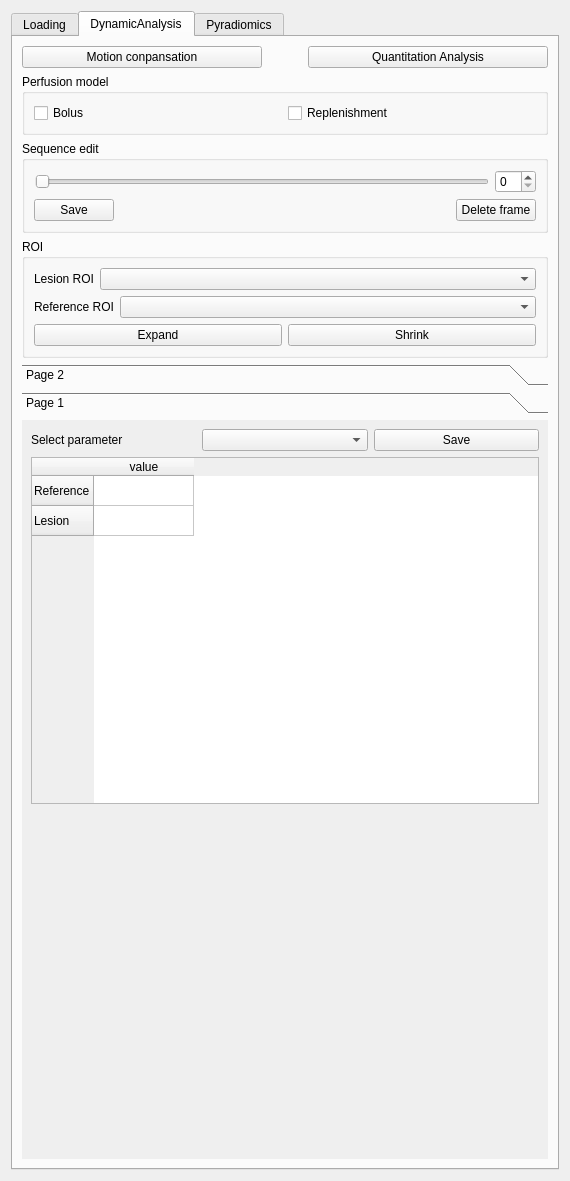
<?xml version="1.0" encoding="UTF-8"?>
<ui version="4.0">
 <class>USToolKitViewControls</class>
 <widget class="QWidget" name="USToolKitViewControls">
  <property name="geometry">
   <rect>
    <x>0</x>
    <y>0</y>
    <width>514</width>
    <height>1181</height>
   </rect>
  </property>
  <property name="windowTitle">
   <string>Form</string>
  </property>
  <layout class="QVBoxLayout" name="verticalLayout">
   <item>
    <widget class="QTabWidget" name="tabWidget">
     <property name="currentIndex">
      <number>1</number>
     </property>
     <widget class="QWidget" name="tab">
      <attribute name="title">
       <string>Loading</string>
      </attribute>
      <layout class="QVBoxLayout" name="verticalLayout_3">
       <item>
        <layout class="QVBoxLayout" name="verticalLayout_19">
         <item>
          <layout class="QGridLayout" name="gridLayout">
           <item row="0" column="0">
            <widget class="QPushButton" name="USLoadSingleDiocmButton">
             <property name="minimumSize">
              <size>
               <width>0</width>
               <height>70</height>
              </size>
             </property>
             <property name="text">
              <string>LoadSingleDICOM</string>
             </property>
            </widget>
           </item>
           <item row="0" column="1">
            <widget class="QPushButton" name="pushButton_3">
             <property name="minimumSize">
              <size>
               <width>0</width>
               <height>70</height>
              </size>
             </property>
             <property name="text">
              <string>LoadSingleNifty</string>
             </property>
            </widget>
           </item>
           <item row="1" column="0">
            <widget class="QPushButton" name="USLoadDynamicDicomButton">
             <property name="minimumSize">
              <size>
               <width>0</width>
               <height>70</height>
              </size>
             </property>
             <property name="text">
              <string>LoadDynamiciDICOM</string>
             </property>
            </widget>
           </item>
           <item row="1" column="1">
            <widget class="QPushButton" name="pushButton_10">
             <property name="minimumSize">
              <size>
               <width>0</width>
               <height>70</height>
              </size>
             </property>
             <property name="text">
              <string>LoadMultiNifty</string>
             </property>
            </widget>
           </item>
          </layout>
         </item>
         <item>
          <spacer name="verticalSpacer">
           <property name="orientation">
            <enum>Qt::Vertical</enum>
           </property>
           <property name="sizeType">
            <enum>QSizePolicy::Fixed</enum>
           </property>
           <property name="sizeHint" stdset="0">
            <size>
             <width>17</width>
             <height>28</height>
            </size>
           </property>
          </spacer>
         </item>
         <item>
          <widget class="QGroupBox" name="groupBox_4">
           <property name="title">
            <string>Header info</string>
           </property>
           <layout class="QVBoxLayout" name="verticalLayout_6">
            <item>
             <widget class="QListView" name="listView"/>
            </item>
           </layout>
          </widget>
         </item>
        </layout>
       </item>
      </layout>
     </widget>
     <widget class="QWidget" name="widget">
      <attribute name="title">
       <string>DynamicAnalysis</string>
      </attribute>
      <layout class="QVBoxLayout" name="verticalLayout_15">
       <item>
        <layout class="QVBoxLayout" name="verticalLayout_14">
         <item>
          <layout class="QHBoxLayout" name="horizontalLayout">
           <item>
            <widget class="QPushButton" name="pushButton_13">
             <property name="text">
              <string>Motion conpansation</string>
             </property>
            </widget>
           </item>
           <item>
            <spacer name="horizontalSpacer_9">
             <property name="orientation">
              <enum>Qt::Horizontal</enum>
             </property>
             <property name="sizeType">
              <enum>QSizePolicy::Maximum</enum>
             </property>
             <property name="sizeHint" stdset="0">
              <size>
               <width>40</width>
               <height>20</height>
              </size>
             </property>
            </spacer>
           </item>
           <item>
            <widget class="QPushButton" name="USQuantitationButton">
             <property name="text">
              <string>Quantitation Analysis</string>
             </property>
            </widget>
           </item>
          </layout>
         </item>
         <item>
          <widget class="QGroupBox" name="groupBox_2">
           <property name="title">
            <string>Perfusion model</string>
           </property>
           <layout class="QVBoxLayout" name="verticalLayout_11">
            <item>
             <layout class="QGridLayout" name="gridLayout_3">
              <item row="0" column="0">
               <widget class="QCheckBox" name="DCEUSDynamicCheckbox">
                <property name="text">
                 <string>Bolus</string>
                </property>
                <property name="autoExclusive">
                 <bool>true</bool>
                </property>
               </widget>
              </item>
              <item row="0" column="1">
               <widget class="QCheckBox" name="DCEUSStaticCheckbox">
                <property name="text">
                 <string>Replenishment</string>
                </property>
                <property name="autoExclusive">
                 <bool>true</bool>
                </property>
               </widget>
              </item>
             </layout>
            </item>
           </layout>
          </widget>
         </item>
         <item>
          <widget class="QGroupBox" name="ColorUSGroupBox">
           <property name="title">
            <string>Sequence edit</string>
           </property>
           <layout class="QVBoxLayout" name="verticalLayout_12">
            <item>
             <layout class="QHBoxLayout" name="horizontalLayout_10">
              <item>
               <spacer name="horizontalSpacer_10">
                <property name="orientation">
                 <enum>Qt::Horizontal</enum>
                </property>
                <property name="sizeType">
                 <enum>QSizePolicy::Fixed</enum>
                </property>
                <property name="sizeHint" stdset="0">
                 <size>
                  <width>1</width>
                  <height>20</height>
                 </size>
                </property>
               </spacer>
              </item>
              <item>
               <widget class="QSlider" name="horizontalSlider">
                <property name="orientation">
                 <enum>Qt::Horizontal</enum>
                </property>
               </widget>
              </item>
              <item>
               <widget class="QSpinBox" name="spinBox"/>
              </item>
             </layout>
            </item>
            <item>
             <layout class="QHBoxLayout" name="horizontalLayout_5">
              <item>
               <widget class="QPushButton" name="pushButton_4">
                <property name="text">
                 <string>Save</string>
                </property>
               </widget>
              </item>
              <item>
               <spacer name="horizontalSpacer_5">
                <property name="orientation">
                 <enum>Qt::Horizontal</enum>
                </property>
                <property name="sizeHint" stdset="0">
                 <size>
                  <width>40</width>
                  <height>20</height>
                 </size>
                </property>
               </spacer>
              </item>
              <item>
               <widget class="QPushButton" name="pushButton_14">
                <property name="text">
                 <string>Delete frame</string>
                </property>
               </widget>
              </item>
             </layout>
            </item>
           </layout>
          </widget>
         </item>
         <item>
          <widget class="QGroupBox" name="groupBox_3">
           <property name="title">
            <string>ROI</string>
           </property>
           <layout class="QVBoxLayout" name="verticalLayout_13">
            <item>
             <layout class="QFormLayout" name="formLayout_2">
              <item row="0" column="0">
               <widget class="QLabel" name="label_5">
                <property name="text">
                 <string>Lesion ROI</string>
                </property>
               </widget>
              </item>
              <item row="0" column="1">
               <widget class="QComboBox" name="comboBox"/>
              </item>
             </layout>
            </item>
            <item>
             <layout class="QFormLayout" name="formLayout">
              <item row="0" column="0">
               <widget class="QLabel" name="label_7">
                <property name="text">
                 <string>Reference ROI</string>
                </property>
               </widget>
              </item>
              <item row="0" column="1">
               <widget class="QComboBox" name="comboBox_3"/>
              </item>
             </layout>
            </item>
            <item>
             <layout class="QHBoxLayout" name="horizontalLayout_12">
              <item>
               <widget class="QPushButton" name="pushButton">
                <property name="text">
                 <string>Expand</string>
                </property>
               </widget>
              </item>
              <item>
               <widget class="QPushButton" name="pushButton_7">
                <property name="text">
                 <string>Shrink</string>
                </property>
               </widget>
              </item>
             </layout>
            </item>
           </layout>
          </widget>
         </item>
         <item>
          <widget class="QToolBox" name="toolBox">
           <property name="toolTip">
            <string>&lt;html&gt;&lt;head/&gt;&lt;body&gt;&lt;p&gt;&lt;br/&gt;&lt;/p&gt;&lt;/body&gt;&lt;/html&gt;</string>
           </property>
           <property name="currentIndex">
            <number>1</number>
           </property>
           <widget class="QWidget" name="TIC">
            <property name="geometry">
             <rect>
              <x>0</x>
              <y>0</y>
              <width>470</width>
              <height>760</height>
             </rect>
            </property>
            <attribute name="label">
             <string>Page 2</string>
            </attribute>
            <layout class="QVBoxLayout" name="verticalLayout_9">
             <item>
              <widget class="QGroupBox" name="groupBox">
               <property name="title">
                <string>Signal curve</string>
               </property>
               <layout class="QVBoxLayout" name="verticalLayout_2">
                <item>
                 <widget class="QmitkPlotWidget" name="widgetPlot" native="true">
                  <property name="enabled">
                   <bool>true</bool>
                  </property>
                  <property name="sizePolicy">
                   <sizepolicy hsizetype="MinimumExpanding" vsizetype="MinimumExpanding">
                    <horstretch>0</horstretch>
                    <verstretch>0</verstretch>
                   </sizepolicy>
                  </property>
                  <property name="minimumSize">
                   <size>
                    <width>0</width>
                    <height>400</height>
                   </size>
                  </property>
                 </widget>
                </item>
                <item>
                 <layout class="QHBoxLayout" name="horizontalLayout_2">
                  <item>
                   <widget class="QPushButton" name="pushButton_6">
                    <property name="text">
                     <string>Save</string>
                    </property>
                   </widget>
                  </item>
                  <item>
                   <spacer name="horizontalSpacer">
                    <property name="orientation">
                     <enum>Qt::Horizontal</enum>
                    </property>
                    <property name="sizeHint" stdset="0">
                     <size>
                      <width>40</width>
                      <height>20</height>
                     </size>
                    </property>
                   </spacer>
                  </item>
                 </layout>
                </item>
               </layout>
              </widget>
             </item>
             <item>
              <spacer name="verticalSpacer_3">
               <property name="orientation">
                <enum>Qt::Vertical</enum>
               </property>
               <property name="sizeHint" stdset="0">
                <size>
                 <width>20</width>
                 <height>397</height>
                </size>
               </property>
              </spacer>
             </item>
            </layout>
           </widget>
           <widget class="QWidget" name="param">
            <property name="geometry">
             <rect>
              <x>0</x>
              <y>0</y>
              <width>470</width>
              <height>760</height>
             </rect>
            </property>
            <attribute name="label">
             <string>Page 1</string>
            </attribute>
            <layout class="QVBoxLayout" name="verticalLayout_10">
             <item>
              <layout class="QVBoxLayout" name="verticalLayout_5">
               <item>
                <layout class="QGridLayout" name="gridLayout_2">
                 <item row="0" column="0">
                  <widget class="QLabel" name="label_9">
                   <property name="enabled">
                    <bool>true</bool>
                   </property>
                   <property name="text">
                    <string>Select parameter</string>
                   </property>
                  </widget>
                 </item>
                 <item row="0" column="1">
                  <widget class="QComboBox" name="comboBox_2"/>
                 </item>
                 <item row="0" column="2">
                  <widget class="QPushButton" name="pushButton_5">
                   <property name="text">
                    <string>Save</string>
                   </property>
                  </widget>
                 </item>
                </layout>
               </item>
               <item>
                <layout class="QVBoxLayout" name="verticalLayout_4">
                 <item>
                  <widget class="QTableWidget" name="tableWidget">
                   <row>
                    <property name="text">
                     <string>Reference</string>
                    </property>
                   </row>
                   <row>
                    <property name="text">
                     <string>Lesion</string>
                    </property>
                   </row>
                   <column>
                    <property name="text">
                     <string>value</string>
                    </property>
                   </column>
                  </widget>
                 </item>
                 <item>
                  <spacer name="verticalSpacer_2">
                   <property name="orientation">
                    <enum>Qt::Vertical</enum>
                   </property>
                   <property name="sizeHint" stdset="0">
                    <size>
                     <width>20</width>
                     <height>40</height>
                    </size>
                   </property>
                  </spacer>
                 </item>
                </layout>
               </item>
              </layout>
             </item>
            </layout>
           </widget>
          </widget>
         </item>
        </layout>
       </item>
      </layout>
     </widget>
     <widget class="QWidget" name="tab_3">
      <attribute name="title">
       <string>Pyradiomics</string>
      </attribute>
      <layout class="QVBoxLayout" name="verticalLayout_7">
       <item>
        <widget class="QGroupBox" name="groupBox_15">
         <property name="title">
          <string>Texture Analysis</string>
         </property>
         <layout class="QVBoxLayout" name="verticalLayout_8">
          <item>
           <layout class="QGridLayout" name="gridLayout_4">
            <item row="0" column="0">
             <widget class="QLabel" name="m_image_Label">
              <property name="sizePolicy">
               <sizepolicy hsizetype="Fixed" vsizetype="Preferred">
                <horstretch>0</horstretch>
                <verstretch>0</verstretch>
               </sizepolicy>
              </property>
              <property name="text">
               <string>Image</string>
              </property>
             </widget>
            </item>
            <item row="0" column="1">
             <widget class="QmitkDataStorageComboBox" name="m_pyramImageSelectorCombox">
              <property name="enabled">
               <bool>true</bool>
              </property>
              <property name="sizePolicy">
               <sizepolicy hsizetype="Minimum" vsizetype="Fixed">
                <horstretch>0</horstretch>
                <verstretch>0</verstretch>
               </sizepolicy>
              </property>
              <property name="minimumSize">
               <size>
                <width>0</width>
                <height>0</height>
               </size>
              </property>
              <property name="maximumSize">
               <size>
                <width>16777215</width>
                <height>16777215</height>
               </size>
              </property>
              <property name="toolTip">
               <string>Selecting image</string>
              </property>
              <property name="sizeAdjustPolicy">
               <enum>QComboBox::AdjustToMinimumContentsLength</enum>
              </property>
              <property name="frame">
               <bool>true</bool>
              </property>
             </widget>
            </item>
            <item row="1" column="0">
             <widget class="QLabel" name="m_roi_Label">
              <property name="sizePolicy">
               <sizepolicy hsizetype="Fixed" vsizetype="Preferred">
                <horstretch>0</horstretch>
                <verstretch>0</verstretch>
               </sizepolicy>
              </property>
              <property name="text">
               <string>ROI</string>
              </property>
             </widget>
            </item>
            <item row="1" column="1">
             <widget class="QmitkDataStorageComboBox" name="m_pyramROISelectorCombox">
              <property name="enabled">
               <bool>true</bool>
              </property>
              <property name="sizePolicy">
               <sizepolicy hsizetype="Minimum" vsizetype="Fixed">
                <horstretch>0</horstretch>
                <verstretch>0</verstretch>
               </sizepolicy>
              </property>
              <property name="minimumSize">
               <size>
                <width>0</width>
                <height>0</height>
               </size>
              </property>
              <property name="maximumSize">
               <size>
                <width>16777215</width>
                <height>16777215</height>
               </size>
              </property>
              <property name="toolTip">
               <string>Seleting ROI</string>
              </property>
              <property name="sizeAdjustPolicy">
               <enum>QComboBox::AdjustToMinimumContentsLength</enum>
              </property>
             </widget>
            </item>
           </layout>
          </item>
          <item>
           <layout class="QHBoxLayout" name="horizontalLayout_14">
            <item>
             <widget class="QCheckBox" name="checkBox">
              <property name="text">
               <string>Green Channel</string>
              </property>
              <property name="autoExclusive">
               <bool>true</bool>
              </property>
             </widget>
            </item>
            <item>
             <widget class="QCheckBox" name="checkBox_3">
              <property name="text">
               <string>Red Channel</string>
              </property>
              <property name="autoExclusive">
               <bool>true</bool>
              </property>
             </widget>
            </item>
            <item>
             <widget class="QCheckBox" name="checkBox_2">
              <property name="text">
               <string>Blue Channel</string>
              </property>
              <property name="autoExclusive">
               <bool>true</bool>
              </property>
             </widget>
            </item>
            <item>
             <widget class="QCheckBox" name="checkBox_4">
              <property name="text">
               <string>Grey Channel</string>
              </property>
              <property name="autoExclusive">
               <bool>true</bool>
              </property>
             </widget>
            </item>
            <item>
             <widget class="QPushButton" name="pushButton_15">
              <property name="text">
               <string>save</string>
              </property>
             </widget>
            </item>
           </layout>
          </item>
          <item>
           <widget class="QToolBox" name="toolBox_2">
            <property name="sizePolicy">
             <sizepolicy hsizetype="Preferred" vsizetype="Preferred">
              <horstretch>0</horstretch>
              <verstretch>0</verstretch>
             </sizepolicy>
            </property>
            <property name="currentIndex">
             <number>1</number>
            </property>
            <widget class="QWidget" name="page_4">
             <property name="geometry">
              <rect>
               <x>0</x>
               <y>0</y>
               <width>314</width>
               <height>422</height>
              </rect>
             </property>
             <attribute name="label">
              <string>Feature extraction based ROI</string>
             </attribute>
             <layout class="QGridLayout" name="gridLayout_37">
              <item row="0" column="0">
               <widget class="QGroupBox" name="groupBox_19">
                <property name="title">
                 <string/>
                </property>
                <layout class="QGridLayout" name="gridLayout_25">
                 <item row="4" column="0">
                  <layout class="QGridLayout" name="gridLayout_32">
                   <item row="0" column="2">
                    <widget class="QPushButton" name="Open_Btn">
                     <property name="enabled">
                      <bool>true</bool>
                     </property>
                     <property name="text">
                      <string>Open</string>
                     </property>
                     <property name="icon">
                      <iconset>
                       <normaloff>:/ROIDrawing/exc2.png</normaloff>:/ROIDrawing/exc2.png</iconset>
                     </property>
                     <property name="flat">
                      <bool>true</bool>
                     </property>
                    </widget>
                   </item>
                   <item row="0" column="0">
                    <widget class="QPushButton" name="Single_Btn">
                     <property name="enabled">
                      <bool>true</bool>
                     </property>
                     <property name="mouseTracking">
                      <bool>false</bool>
                     </property>
                     <property name="text">
                      <string>Single</string>
                     </property>
                     <property name="icon">
                      <iconset>
                       <normaloff>:/ROIDrawing/excute.png</normaloff>:/ROIDrawing/excute.png</iconset>
                     </property>
                     <property name="checkable">
                      <bool>false</bool>
                     </property>
                     <property name="autoRepeat">
                      <bool>false</bool>
                     </property>
                     <property name="autoExclusive">
                      <bool>false</bool>
                     </property>
                     <property name="autoDefault">
                      <bool>false</bool>
                     </property>
                     <property name="default">
                      <bool>false</bool>
                     </property>
                     <property name="flat">
                      <bool>true</bool>
                     </property>
                    </widget>
                   </item>
                   <item row="0" column="1">
                    <widget class="QPushButton" name="Batch_Btn">
                     <property name="enabled">
                      <bool>true</bool>
                     </property>
                     <property name="text">
                      <string>Batch</string>
                     </property>
                     <property name="icon">
                      <iconset>
                       <normaloff>:/ROIDrawing/excute.png</normaloff>:/ROIDrawing/excute.png</iconset>
                     </property>
                     <property name="flat">
                      <bool>true</bool>
                     </property>
                    </widget>
                   </item>
                  </layout>
                 </item>
                 <item row="3" column="0">
                  <widget class="QLabel" name="parametersNum_Label">
                   <property name="text">
                    <string>parametersNum:</string>
                   </property>
                  </widget>
                 </item>
                 <item row="1" column="0">
                  <widget class="QGroupBox" name="groupBox_18">
                   <property name="enabled">
                    <bool>true</bool>
                   </property>
                   <property name="sizePolicy">
                    <sizepolicy hsizetype="Preferred" vsizetype="Fixed">
                     <horstretch>0</horstretch>
                     <verstretch>0</verstretch>
                    </sizepolicy>
                   </property>
                   <property name="title">
                    <string>Step2: transform type</string>
                   </property>
                   <layout class="QVBoxLayout" name="verticalLayout_36">
                    <item>
                     <layout class="QGridLayout" name="gridLayout_29">
                      <item row="0" column="0">
                       <widget class="QCheckBox" name="LoG_checkBox">
                        <property name="text">
                         <string>LoG</string>
                        </property>
                        <property name="checked">
                         <bool>false</bool>
                        </property>
                       </widget>
                      </item>
                      <item row="0" column="1">
                       <widget class="QLabel" name="LoG_Sigma_Label">
                        <property name="toolTip">
                         <string>List of floats or integers, must be greater than 0. Sigma values to use for the filter (determines coarseness).</string>
                        </property>
                        <property name="text">
                         <string>Sigma</string>
                        </property>
                       </widget>
                      </item>
                      <item row="0" column="2">
                       <widget class="QLineEdit" name="LoG_Sigma_Edit">
                        <property name="enabled">
                         <bool>true</bool>
                        </property>
                        <property name="sizePolicy">
                         <sizepolicy hsizetype="Minimum" vsizetype="Fixed">
                          <horstretch>0</horstretch>
                          <verstretch>0</verstretch>
                         </sizepolicy>
                        </property>
                        <property name="text">
                         <string>1.0,2.0,3.0,4.0,5.0</string>
                        </property>
                       </widget>
                      </item>
                     </layout>
                    </item>
                    <item>
                     <layout class="QGridLayout" name="gridLayout_30">
                      <item row="0" column="0">
                       <widget class="QCheckBox" name="Wavelet_checkBox">
                        <property name="text">
                         <string>Wavelet</string>
                        </property>
                        <property name="checked">
                         <bool>false</bool>
                        </property>
                       </widget>
                      </item>
                      <item row="0" column="1">
                       <widget class="QLabel" name="Wavelet_Level_Label">
                        <property name="text">
                         <string>Level</string>
                        </property>
                       </widget>
                      </item>
                      <item row="0" column="2">
                       <widget class="QSpinBox" name="Wavelet_Level_Box">
                        <property name="enabled">
                         <bool>true</bool>
                        </property>
                        <property name="mouseTracking">
                         <bool>true</bool>
                        </property>
                        <property name="acceptDrops">
                         <bool>true</bool>
                        </property>
                        <property name="value">
                         <number>1</number>
                        </property>
                       </widget>
                      </item>
                     </layout>
                    </item>
                    <item>
                     <layout class="QGridLayout" name="gridLayout_31">
                      <item row="0" column="0">
                       <widget class="QCheckBox" name="LBP3D_checkBox">
                        <property name="text">
                         <string>LBP</string>
                        </property>
                       </widget>
                      </item>
                      <item row="0" column="1">
                       <widget class="QLabel" name="LBP3D_3DLevel_Label">
                        <property name="text">
                         <string>Level</string>
                        </property>
                       </widget>
                      </item>
                      <item row="0" column="2">
                       <widget class="QSpinBox" name="LBP3D_3DLevel_Box">
                        <property name="enabled">
                         <bool>false</bool>
                        </property>
                        <property name="minimum">
                         <number>2</number>
                        </property>
                        <property name="value">
                         <number>2</number>
                        </property>
                       </widget>
                      </item>
                      <item row="1" column="1">
                       <widget class="QLabel" name="LBP3D_3DRadius_Label">
                        <property name="text">
                         <string>Radius</string>
                        </property>
                       </widget>
                      </item>
                      <item row="1" column="2">
                       <widget class="QDoubleSpinBox" name="LBP3D_3DRadius_Box">
                        <property name="enabled">
                         <bool>false</bool>
                        </property>
                        <property name="value">
                         <double>1.000000000000000</double>
                        </property>
                       </widget>
                      </item>
                      <item row="2" column="1">
                       <widget class="QLabel" name="LBP3D_3DSub_Label">
                        <property name="text">
                         <string>Subdivision</string>
                        </property>
                       </widget>
                      </item>
                      <item row="2" column="2">
                       <widget class="QSpinBox" name="LBP3D_3DSub_Box">
                        <property name="enabled">
                         <bool>false</bool>
                        </property>
                        <property name="value">
                         <number>1</number>
                        </property>
                       </widget>
                      </item>
                     </layout>
                    </item>
                   </layout>
                  </widget>
                 </item>
                 <item row="0" column="0">
                  <widget class="QGroupBox" name="groupBox_16">
                   <property name="enabled">
                    <bool>true</bool>
                   </property>
                   <property name="sizePolicy">
                    <sizepolicy hsizetype="Preferred" vsizetype="Fixed">
                     <horstretch>0</horstretch>
                     <verstretch>0</verstretch>
                    </sizepolicy>
                   </property>
                   <property name="title">
                    <string>Step1: features type</string>
                   </property>
                   <layout class="QGridLayout" name="gridLayout_27">
                    <item row="0" column="3">
                     <widget class="QCheckBox" name="GLSZM_checkBox">
                      <property name="text">
                       <string>GLSZM</string>
                      </property>
                      <property name="checked">
                       <bool>false</bool>
                      </property>
                     </widget>
                    </item>
                    <item row="1" column="1">
                     <widget class="QCheckBox" name="NGTDM_checkBox">
                      <property name="text">
                       <string>NGTDM</string>
                      </property>
                     </widget>
                    </item>
                    <item row="0" column="2">
                     <widget class="QCheckBox" name="GLCM_checkBox">
                      <property name="text">
                       <string>GLCM</string>
                      </property>
                      <property name="checked">
                       <bool>false</bool>
                      </property>
                     </widget>
                    </item>
                    <item row="0" column="1">
                     <widget class="QCheckBox" name="Shape_checkBox">
                      <property name="enabled">
                       <bool>true</bool>
                      </property>
                      <property name="text">
                       <string>Shape</string>
                      </property>
                      <property name="checkable">
                       <bool>true</bool>
                      </property>
                      <property name="checked">
                       <bool>false</bool>
                      </property>
                     </widget>
                    </item>
                    <item row="0" column="0">
                     <widget class="QCheckBox" name="FirstOrder_checkBox">
                      <property name="text">
                       <string>First Order</string>
                      </property>
                      <property name="checked">
                       <bool>false</bool>
                      </property>
                     </widget>
                    </item>
                    <item row="1" column="0">
                     <widget class="QCheckBox" name="GLRLM_checkBox">
                      <property name="sizePolicy">
                       <sizepolicy hsizetype="Minimum" vsizetype="Fixed">
                        <horstretch>0</horstretch>
                        <verstretch>0</verstretch>
                       </sizepolicy>
                      </property>
                      <property name="text">
                       <string>GLRLM</string>
                      </property>
                      <property name="checked">
                       <bool>false</bool>
                      </property>
                     </widget>
                    </item>
                    <item row="1" column="2">
                     <widget class="QCheckBox" name="GLDM_checkBox">
                      <property name="text">
                       <string>GLDM</string>
                      </property>
                      <property name="checkable">
                       <bool>true</bool>
                      </property>
                      <property name="checked">
                       <bool>false</bool>
                      </property>
                     </widget>
                    </item>
                   </layout>
                  </widget>
                 </item>
                 <item row="2" column="0">
                  <widget class="QGroupBox" name="groupBox_21">
                   <property name="enabled">
                    <bool>true</bool>
                   </property>
                   <property name="sizePolicy">
                    <sizepolicy hsizetype="Preferred" vsizetype="Fixed">
                     <horstretch>0</horstretch>
                     <verstretch>0</verstretch>
                    </sizepolicy>
                   </property>
                   <property name="title">
                    <string>Step3: param setting(Optional)</string>
                   </property>
                   <layout class="QFormLayout" name="formLayout_5">
                    <property name="fieldGrowthPolicy">
                     <enum>QFormLayout::AllNonFixedFieldsGrow</enum>
                    </property>
                    <item row="0" column="0">
                     <widget class="QLabel" name="binWidth_Label">
                      <property name="text">
                       <string>binWidth</string>
                      </property>
                     </widget>
                    </item>
                    <item row="0" column="1">
                     <widget class="QSpinBox" name="binWidth_Box">
                      <property name="value">
                       <number>25</number>
                      </property>
                     </widget>
                    </item>
                    <item row="1" column="0">
                     <widget class="QLabel" name="distances_Label">
                      <property name="text">
                       <string>distances</string>
                      </property>
                     </widget>
                    </item>
                    <item row="1" column="1">
                     <widget class="QLineEdit" name="Distances_Edit">
                      <property name="text">
                       <string>1</string>
                      </property>
                     </widget>
                    </item>
                   </layout>
                  </widget>
                 </item>
                </layout>
               </widget>
              </item>
              <item row="1" column="0">
               <spacer name="verticalSpacer_10">
                <property name="orientation">
                 <enum>Qt::Vertical</enum>
                </property>
                <property name="sizeHint" stdset="0">
                 <size>
                  <width>20</width>
                  <height>40</height>
                 </size>
                </property>
               </spacer>
              </item>
             </layout>
            </widget>
            <widget class="QWidget" name="page_5">
             <property name="geometry">
              <rect>
               <x>0</x>
               <y>0</y>
               <width>452</width>
               <height>947</height>
              </rect>
             </property>
             <attribute name="label">
              <string>Feature extraction based voxel</string>
             </attribute>
             <layout class="QVBoxLayout" name="verticalLayout_39">
              <item>
               <widget class="QGroupBox" name="groupBox_22">
                <property name="title">
                 <string/>
                </property>
                <layout class="QVBoxLayout" name="verticalLayout_40">
                 <item>
                  <widget class="QGroupBox" name="groupBox_23">
                   <property name="enabled">
                    <bool>true</bool>
                   </property>
                   <property name="title">
                    <string>Optional: Features Type(voxel-based):</string>
                   </property>
                   <layout class="QVBoxLayout" name="verticalLayout_41">
                    <item>
                     <layout class="QGridLayout" name="gridLayout_33">
                      <item row="0" column="1">
                       <widget class="QComboBox" name="featureType_combox">
                        <property name="enabled">
                         <bool>true</bool>
                        </property>
                        <property name="minimumSize">
                         <size>
                          <width>120</width>
                          <height>0</height>
                         </size>
                        </property>
                        <item>
                         <property name="text">
                          <string>firstorder</string>
                         </property>
                        </item>
                        <item>
                         <property name="text">
                          <string>glcm</string>
                         </property>
                        </item>
                        <item>
                         <property name="text">
                          <string>glszm</string>
                         </property>
                        </item>
                        <item>
                         <property name="text">
                          <string>glrlm</string>
                         </property>
                        </item>
                        <item>
                         <property name="text">
                          <string>ngtdm</string>
                         </property>
                        </item>
                        <item>
                         <property name="text">
                          <string>gldm</string>
                         </property>
                        </item>
                       </widget>
                      </item>
                      <item row="0" column="2">
                       <widget class="QPushButton" name="loadingImage_Btn">
                        <property name="sizePolicy">
                         <sizepolicy hsizetype="Fixed" vsizetype="Fixed">
                          <horstretch>0</horstretch>
                          <verstretch>0</verstretch>
                         </sizepolicy>
                        </property>
                        <property name="text">
                         <string>Loading</string>
                        </property>
                        <property name="icon">
                         <iconset>
                          <normaloff>:/ROIDrawing/csv.png</normaloff>:/ROIDrawing/csv.png</iconset>
                        </property>
                        <property name="flat">
                         <bool>true</bool>
                        </property>
                       </widget>
                      </item>
                      <item row="0" column="0">
                       <widget class="QComboBox" name="ImageType_combox">
                        <property name="enabled">
                         <bool>true</bool>
                        </property>
                        <property name="minimumSize">
                         <size>
                          <width>120</width>
                          <height>0</height>
                         </size>
                        </property>
                       </widget>
                      </item>
                     </layout>
                    </item>
                   </layout>
                  </widget>
                 </item>
                 <item>
                  <layout class="QGridLayout" name="gridLayout_34">
                   <item row="0" column="2">
                    <widget class="QPushButton" name="voxel_open_Btn">
                     <property name="enabled">
                      <bool>true</bool>
                     </property>
                     <property name="text">
                      <string>Open</string>
                     </property>
                     <property name="icon">
                      <iconset>
                       <normaloff>:/ROIDrawing/exc2.png</normaloff>:/ROIDrawing/exc2.png</iconset>
                     </property>
                     <property name="flat">
                      <bool>true</bool>
                     </property>
                    </widget>
                   </item>
                   <item row="0" column="0">
                    <widget class="QPushButton" name="voxel_single_Btn">
                     <property name="enabled">
                      <bool>true</bool>
                     </property>
                     <property name="text">
                      <string>Single</string>
                     </property>
                     <property name="icon">
                      <iconset>
                       <normaloff>:/ROIDrawing/excute.png</normaloff>:/ROIDrawing/excute.png</iconset>
                     </property>
                     <property name="flat">
                      <bool>true</bool>
                     </property>
                    </widget>
                   </item>
                   <item row="0" column="1">
                    <widget class="QPushButton" name="voxel_batch_Btn">
                     <property name="enabled">
                      <bool>true</bool>
                     </property>
                     <property name="text">
                      <string>Batch</string>
                     </property>
                     <property name="icon">
                      <iconset>
                       <normaloff>:/ROIDrawing/excute.png</normaloff>:/ROIDrawing/excute.png</iconset>
                     </property>
                     <property name="flat">
                      <bool>true</bool>
                     </property>
                    </widget>
                   </item>
                  </layout>
                 </item>
                </layout>
               </widget>
              </item>
              <item>
               <spacer name="verticalSpacer_11">
                <property name="orientation">
                 <enum>Qt::Vertical</enum>
                </property>
                <property name="sizeHint" stdset="0">
                 <size>
                  <width>20</width>
                  <height>548</height>
                 </size>
                </property>
               </spacer>
              </item>
             </layout>
            </widget>
           </widget>
          </item>
         </layout>
        </widget>
       </item>
      </layout>
     </widget>
    </widget>
   </item>
  </layout>
 </widget>
 <customwidgets>
  <customwidget>
   <class>QmitkPlotWidget</class>
   <extends>QWidget</extends>
   <header>QmitkPlotWidget.h</header>
  </customwidget>
  <customwidget>
   <class>QmitkDataStorageComboBox</class>
   <extends>QComboBox</extends>
   <header location="global">QmitkDataStorageComboBox.h</header>
  </customwidget>
 </customwidgets>
 <resources>
  <include location="../../../../../../lk/src/Plugins/Lung.DataLoadTool/resources/ROIDrawing.qrc"/>
 </resources>
 <connections/>
</ui>
